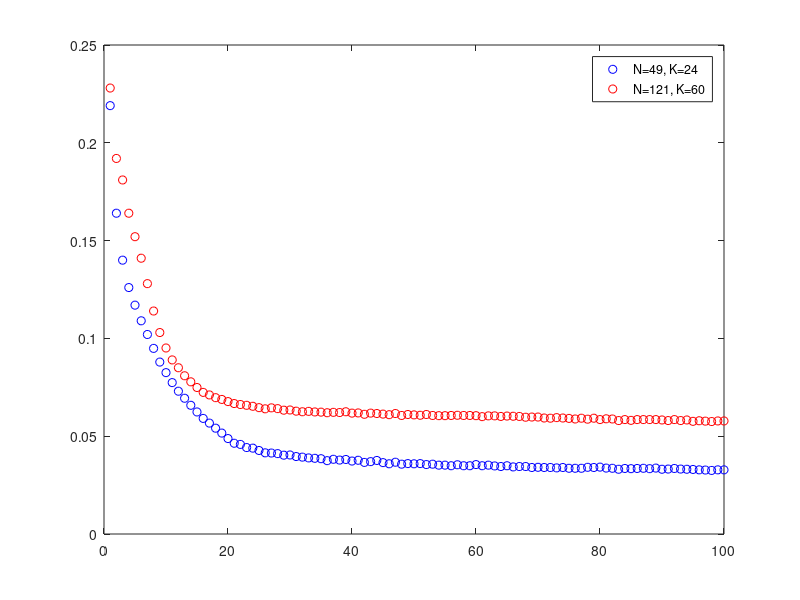

This chart was generated by the following MATLAB code:
title('training convergence')
xlabel('epoch')

x=[1	2	3	4	5	6	7	8	9	10	11	12	13	14	15	16	17	18	19	20 21	22	23	24	25	26	27	28	29	30	31	32	33	34	35	36	37	38	39	40 41	42	43	44	45	46	47	48	49	50	51	52	53	54	55	56	57	58	59	60 61	62	63	64	65	66	67	68	69	70	71	72	73	74	75	76	77	78	79	80 81	82	83	84	85	86	87	88	89	90	91	92	93	94	95	96	97	98	99	100] % N=49, K=24

x1=[1	2	3	4	5	6	7	8	9	10	11	12	13	14	15	16	17	18	19	20
21	22	23	24	25	26	27	28	29	30	31	32	33	34	35	36	37	38	39	40
41	42	43	44	45	46	47	48	49	50	51	52	53	54	55	56	57	58	59	60
61	62	63	64	65	66	67	68	69	70	71	72	73	74	75	76	77	78	79	80
81	82	83	84	85	86	87	88	89	90	91	92	93	94	95	96	97	98	99	100
] %N=121, K=60

y=[2.19E-01	1.64E-01	1.40E-01	1.26E-01	1.17E-01	1.09E-01	1.02E-01	9.49E-02	8.79E-02	8.25E-02	7.74E-02	7.30E-02	6.94E-02	6.58E-02	6.24E-02	5.91E-02	5.67E-02	5.41E-02	5.16E-02	4.88E-02 4.64E-02	4.58E-02	4.42E-02	4.39E-02	4.27E-02	4.15E-02	4.14E-02	4.11E-02	4.03E-02	4.04E-02	3.96E-02	3.93E-02	3.89E-02	3.87E-02	3.85E-02	3.75E-02	3.82E-02	3.78E-02	3.81E-02	3.73E-02 3.77E-02	3.66E-02	3.70E-02	3.76E-02	3.65E-02	3.59E-02	3.67E-02	3.57E-02	3.60E-02	3.59E-02	3.60E-02	3.55E-02	3.57E-02	3.52E-02	3.52E-02	3.49E-02	3.54E-02	3.49E-02	3.49E-02	3.55E-02 3.49E-02	3.52E-02	3.48E-02	3.45E-02	3.49E-02	3.43E-02	3.45E-02	3.45E-02	3.40E-02	3.41E-02	3.40E-02	3.40E-02	3.38E-02	3.40E-02	3.36E-02	3.36E-02	3.36E-02	3.41E-02	3.40E-02	3.42E-02 3.37E-02	3.36E-02	3.31E-02	3.35E-02	3.34E-02	3.35E-02	3.36E-02	3.34E-02	3.37E-02	3.31E-02	3.32E-02	3.35E-02	3.32E-02	3.31E-02	3.30E-02	3.28E-02	3.27E-02	3.25E-02	3.28E-02	3.28E-02]

y1=[2.28E-01	1.92E-01	1.81E-01	1.64E-01	1.52E-01	1.41E-01	1.28E-01	1.14E-01	1.03E-01	9.51E-02	8.90E-02	8.50E-02	8.09E-02	7.78E-02	7.49E-02	7.24E-02	7.11E-02	6.97E-02	6.88E-02	6.77E-02
6.67E-02	6.62E-02	6.58E-02	6.53E-02	6.46E-02	6.40E-02	6.45E-02	6.41E-02	6.33E-02	6.34E-02	6.28E-02	6.25E-02	6.27E-02	6.24E-02	6.23E-02	6.20E-02	6.22E-02	6.21E-02	6.25E-02	6.18E-02
6.19E-02	6.12E-02	6.18E-02	6.16E-02	6.13E-02	6.10E-02	6.16E-02	6.06E-02	6.11E-02	6.09E-02	6.07E-02	6.11E-02	6.06E-02	6.05E-02	6.05E-02	6.06E-02	6.07E-02	6.06E-02	6.06E-02	6.05E-02
6.00E-02	6.04E-02	6.04E-02	6.01E-02	6.03E-02	6.02E-02	6.01E-02	5.97E-02	5.98E-02	5.98E-02	5.93E-02	5.92E-02	5.95E-02	5.93E-02	5.91E-02	5.88E-02	5.92E-02	5.87E-02	5.92E-02	5.85E-02
5.89E-02	5.88E-02	5.80E-02	5.85E-02	5.81E-02	5.85E-02	5.85E-02	5.85E-02	5.85E-02	5.83E-02	5.80E-02	5.85E-02	5.80E-02	5.83E-02	5.76E-02	5.79E-02	5.77E-02	5.75E-02	5.78E-02	5.78E-02
]%N=121, K=60
title('training convergence')
xlabel('epoch')
ylabel('loss')
plot(x,y,'bo')
hold on
plot(x1,y1,'ro')
hold on

legend('N=49, K=24','N=121, K=60')
